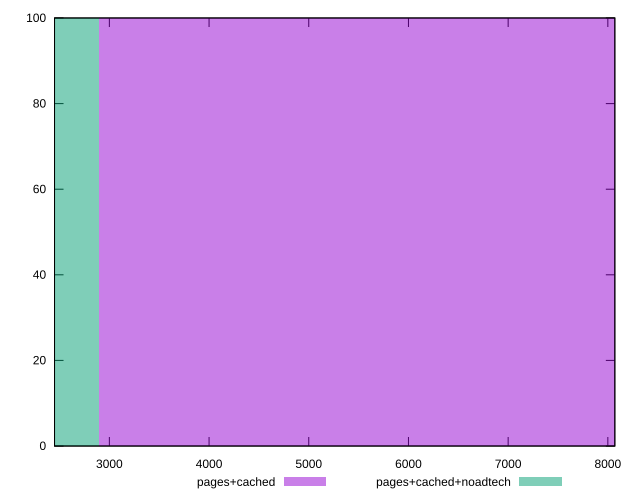

Recreate this plot in gnuplot.
reset

$pagesCached <<EOF
5792.96066940923 100
EOF

$pagesCachedNoadtech <<EOF
0 100
EOF

set key outside below
set boxwidth 5792.96066940923
set xrange [2450:8070]
set yrange [0:100]
set trange [0:100]
set style fill transparent solid 0.5 noborder
set terminal svg size 640, 500 enhanced background rgb 'white'
set output "report_0_00242021-02-20T12:25:28.543Z/uses-text-compression/comparison/histogram/1_vs_2.svg"

plot $pagesCached title "pages+cached" with boxes, \
     $pagesCachedNoadtech title "pages+cached+noadtech" with boxes

reset
